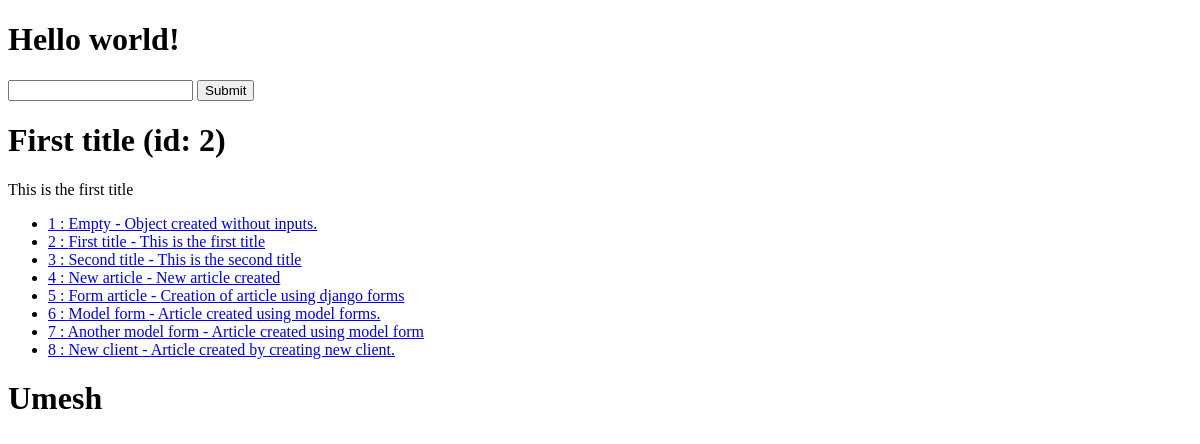
The app's page /, older data.
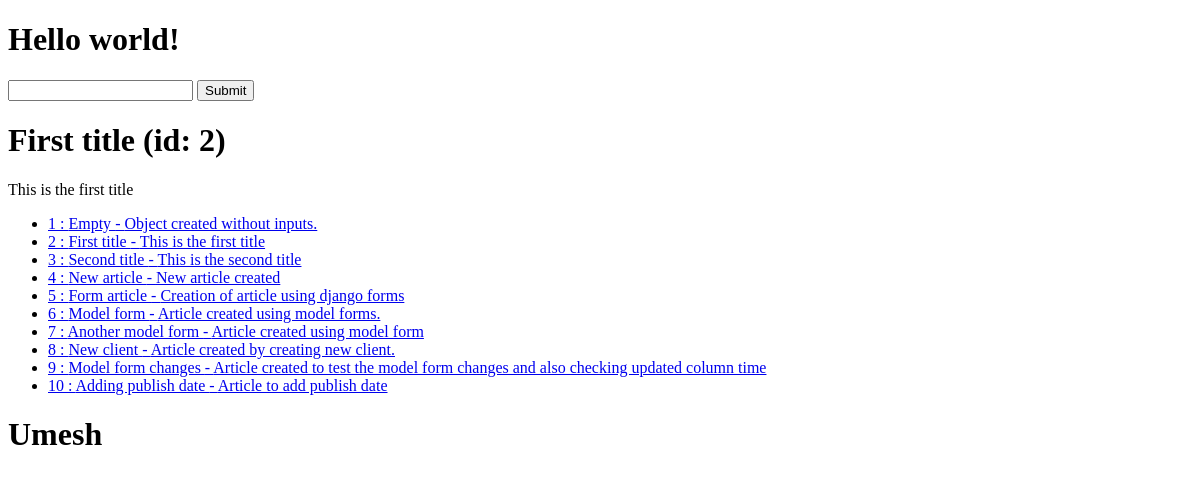
The same page, newer data.
### articles/models.py (models this page shows, shortened)
class Articles(models.Model): # All the class in models must import from models.Model
    title = models.CharField(max_length=120)
    slug = models.SlugField(blank=True, null=True)
    content = models.TextField()
    timestamp = models.DateTimeField(auto_now_add=True)
    updated = models.DateTimeField(auto_now=True)
    publish = models.DateField(auto_now=False, auto_now_add=False, null=True, blank=True)

### djangoproject/views.py (the view)
# urls.py: path('', home_view),
def home_view(request, id=None, *args, **kwargs):
    random_id = random.randint(1, 3)
    article_obj = Articles.objects.get(id=random_id)
    articles_list = Articles.objects.all()
    context = {
        "article_list" : articles_list,
        "id": article_obj.id,
        "title": article_obj.title,
        "content": article_obj.content
    }
    HTML_STRING = render_to_string("home-view.html", context=context)
    return HttpResponse(HTML_STRING)

### templates/home-view.html
{% extends "base.html" %}
{% block content %}
<h1>{{ title }} (id: {{ id }})</h1>
<p>{{ content }}</p>
 <ul>
    {% for x in article_list %}
        {% if x.title %}
            <li><a href="/articles/{{ x.id }}">{{ x.id }} : {{ x.title }} - {{ x.content }}</a></li>
        {% endif %}
    {% endfor %}
</ul>
{% endblock content %}
{% block name %}
<h1>Umesh</h1>
{% endblock name %}

### templates/base.html
<!DOCTYPE html>
<html>
    <head>
    </head>
    <body>
        <h1>Hello world!</h1>
        <form action="/articles/" method="GET">
            <input type="text" name="q"/>
            <input type="Submit"/>
        </form>
        {% block content %}
        {% endblock content %}
        {% block name %}
        {% endblock name %}
    </body>
</html>

Row changes from the older to the newer data that the page shows:
added Articles: id "9", title "Model form changes", content "Article created to test the model form changes and also checking updated column time"
added Articles: id "10", title "Adding publish date", content "Article to add publish date"
